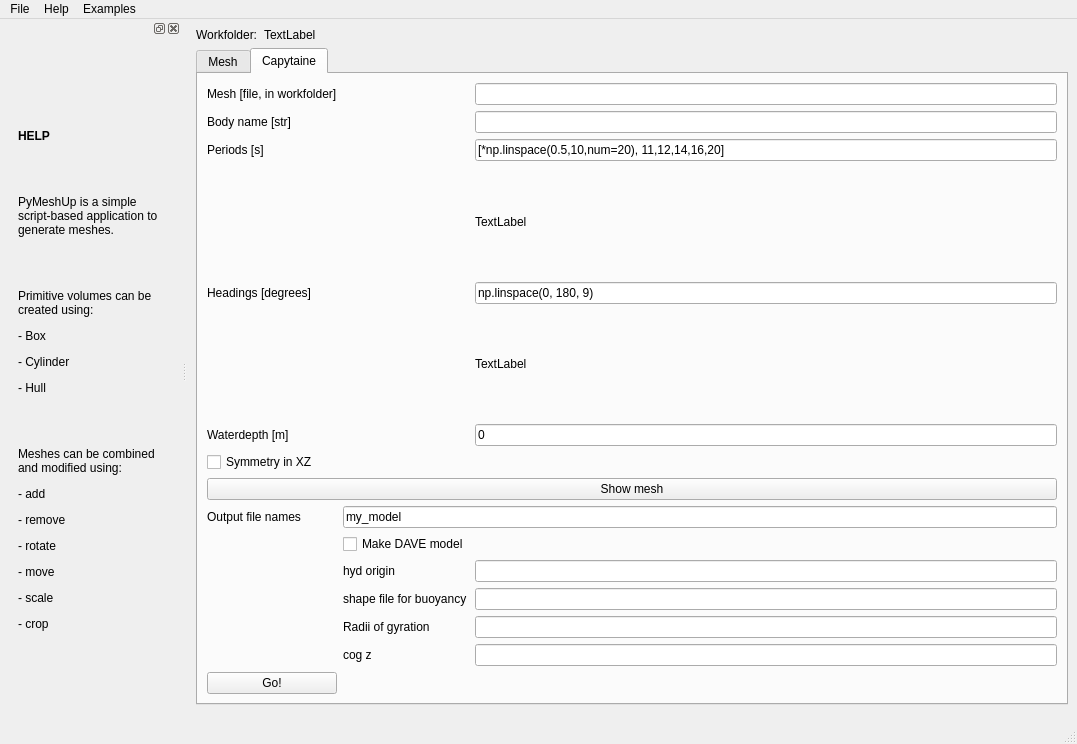
<?xml version="1.0" encoding="UTF-8"?>
<ui version="4.0">
 <class>MainWindow</class>
 <widget class="QMainWindow" name="MainWindow">
  <property name="enabled">
   <bool>true</bool>
  </property>
  <property name="geometry">
   <rect>
    <x>0</x>
    <y>0</y>
    <width>1077</width>
    <height>744</height>
   </rect>
  </property>
  <property name="windowTitle">
   <string>MainWindow</string>
  </property>
  <widget class="QWidget" name="centralwidget">
   <layout class="QGridLayout" name="gridLayout_3">
    <item row="0" column="0">
     <widget class="QLabel" name="label_10">
      <property name="sizePolicy">
       <sizepolicy hsizetype="Minimum" vsizetype="Preferred">
        <horstretch>0</horstretch>
        <verstretch>0</verstretch>
       </sizepolicy>
      </property>
      <property name="text">
       <string>Workfolder:</string>
      </property>
     </widget>
    </item>
    <item row="3" column="0">
     <widget class="QWidget" name="top_widget" native="true">
      <property name="maximumSize">
       <size>
        <width>16777215</width>
        <height>20</height>
       </size>
      </property>
      <layout class="QHBoxLayout" name="horizontalLayout">
       <property name="leftMargin">
        <number>9</number>
       </property>
       <property name="topMargin">
        <number>1</number>
       </property>
       <property name="bottomMargin">
        <number>1</number>
       </property>
      </layout>
     </widget>
    </item>
    <item row="0" column="1">
     <widget class="QLabel" name="label_3">
      <property name="sizePolicy">
       <sizepolicy hsizetype="MinimumExpanding" vsizetype="Minimum">
        <horstretch>0</horstretch>
        <verstretch>0</verstretch>
       </sizepolicy>
      </property>
      <property name="text">
       <string>TextLabel</string>
      </property>
     </widget>
    </item>
    <item row="2" column="0" colspan="2">
     <widget class="QTabWidget" name="tabWidget">
      <property name="currentIndex">
       <number>1</number>
      </property>
      <widget class="QWidget" name="Mesh">
       <attribute name="title">
        <string>Mesh</string>
       </attribute>
       <layout class="QVBoxLayout" name="verticalLayout_5">
        <item>
         <widget class="QSplitter" name="splitter">
          <property name="sizePolicy">
           <sizepolicy hsizetype="Expanding" vsizetype="MinimumExpanding">
            <horstretch>0</horstretch>
            <verstretch>0</verstretch>
           </sizepolicy>
          </property>
          <property name="orientation">
           <enum>Qt::Horizontal</enum>
          </property>
          <widget class="QWidget" name="widget" native="true">
           <property name="sizePolicy">
            <sizepolicy hsizetype="Minimum" vsizetype="Preferred">
             <horstretch>0</horstretch>
             <verstretch>0</verstretch>
            </sizepolicy>
           </property>
           <layout class="QHBoxLayout" name="horizontalLayout_2">
            <item>
             <widget class="QSplitter" name="splitter_3">
              <property name="sizePolicy">
               <sizepolicy hsizetype="Minimum" vsizetype="Preferred">
                <horstretch>0</horstretch>
                <verstretch>0</verstretch>
               </sizepolicy>
              </property>
              <property name="frameShape">
               <enum>QFrame::NoFrame</enum>
              </property>
              <property name="orientation">
               <enum>Qt::Vertical</enum>
              </property>
              <widget class="QWidget" name="widget_3" native="true">
               <property name="sizePolicy">
                <sizepolicy hsizetype="Minimum" vsizetype="Preferred">
                 <horstretch>0</horstretch>
                 <verstretch>0</verstretch>
                </sizepolicy>
               </property>
               <layout class="QVBoxLayout" name="verticalLayout">
                <property name="spacing">
                 <number>1</number>
                </property>
                <property name="leftMargin">
                 <number>1</number>
                </property>
                <property name="topMargin">
                 <number>1</number>
                </property>
                <property name="rightMargin">
                 <number>1</number>
                </property>
                <property name="bottomMargin">
                 <number>1</number>
                </property>
                <item>
                 <widget class="QLabel" name="label_2">
                  <property name="sizePolicy">
                   <sizepolicy hsizetype="Minimum" vsizetype="Preferred">
                    <horstretch>0</horstretch>
                    <verstretch>0</verstretch>
                   </sizepolicy>
                  </property>
                  <property name="styleSheet">
                   <string notr="true">background: rgb(255, 204, 0);</string>
                  </property>
                  <property name="text">
                   <string>SCRIPT</string>
                  </property>
                 </widget>
                </item>
                <item>
                 <widget class="QTextEdit" name="teCode">
                  <property name="sizePolicy">
                   <sizepolicy hsizetype="Minimum" vsizetype="Expanding">
                    <horstretch>0</horstretch>
                    <verstretch>0</verstretch>
                   </sizepolicy>
                  </property>
                 </widget>
                </item>
                <item>
                 <widget class="QPushButton" name="pushButton">
                  <property name="text">
                   <string>&gt;&gt; Run [F5]</string>
                  </property>
                  <property name="shortcut">
                   <string>F5</string>
                  </property>
                 </widget>
                </item>
                <item>
                 <widget class="QLabel" name="label_8">
                  <property name="text">
                   <string>Feedback:</string>
                  </property>
                 </widget>
                </item>
               </layout>
              </widget>
              <widget class="QTextEdit" name="teFeedback">
               <property name="sizePolicy">
                <sizepolicy hsizetype="Minimum" vsizetype="Expanding">
                 <horstretch>0</horstretch>
                 <verstretch>0</verstretch>
                </sizepolicy>
               </property>
              </widget>
             </widget>
            </item>
           </layout>
          </widget>
          <widget class="QWidget" name="widget_2" native="true">
           <layout class="QHBoxLayout" name="horizontalLayout_3">
            <property name="spacing">
             <number>2</number>
            </property>
            <property name="leftMargin">
             <number>2</number>
            </property>
            <property name="topMargin">
             <number>2</number>
            </property>
            <property name="rightMargin">
             <number>2</number>
            </property>
            <property name="bottomMargin">
             <number>2</number>
            </property>
            <item>
             <widget class="QSplitter" name="splitter_2">
              <property name="frameShape">
               <enum>QFrame::NoFrame</enum>
              </property>
              <property name="orientation">
               <enum>Qt::Vertical</enum>
              </property>
              <widget class="QWidget" name="widget_4" native="true">
               <layout class="QGridLayout" name="gridLayout_2">
                <item row="1" column="1">
                 <widget class="QWidget" name="widgetPlot" native="true"/>
                </item>
                <item row="1" column="0">
                 <widget class="QListWidget" name="listFrames">
                  <property name="sizePolicy">
                   <sizepolicy hsizetype="Minimum" vsizetype="Expanding">
                    <horstretch>0</horstretch>
                    <verstretch>0</verstretch>
                   </sizepolicy>
                  </property>
                  <property name="frameShape">
                   <enum>QFrame::Box</enum>
                  </property>
                 </widget>
                </item>
                <item row="0" column="0">
                 <widget class="QLabel" name="label_7">
                  <property name="text">
                   <string>Frames</string>
                  </property>
                 </widget>
                </item>
               </layout>
              </widget>
              <widget class="QWidget" name="wiget99" native="true">
               <layout class="QGridLayout" name="gridLayout">
                <item row="1" column="0">
                 <widget class="QWidget" name="widget_6" native="true">
                  <layout class="QVBoxLayout" name="verticalLayout_4">
                   <property name="spacing">
                    <number>1</number>
                   </property>
                   <property name="leftMargin">
                    <number>1</number>
                   </property>
                   <property name="topMargin">
                    <number>1</number>
                   </property>
                   <property name="rightMargin">
                    <number>1</number>
                   </property>
                   <property name="bottomMargin">
                    <number>1</number>
                   </property>
                   <item>
                    <widget class="QListWidget" name="listVolumes">
                     <property name="sizePolicy">
                      <sizepolicy hsizetype="Minimum" vsizetype="Expanding">
                       <horstretch>0</horstretch>
                       <verstretch>0</verstretch>
                      </sizepolicy>
                     </property>
                     <property name="frameShape">
                      <enum>QFrame::Box</enum>
                     </property>
                    </widget>
                   </item>
                   <item>
                    <widget class="QWidget" name="widget_7" native="true">
                     <layout class="QHBoxLayout" name="horizontalLayout_7">
                      <item>
                       <widget class="QPushButton" name="pushButton_3">
                        <property name="text">
                         <string>Save selected </string>
                        </property>
                       </widget>
                      </item>
                      <item>
                       <widget class="QLabel" name="label_4">
                        <property name="text">
                         <string>as</string>
                        </property>
                       </widget>
                      </item>
                      <item>
                       <widget class="QComboBox" name="comboBox">
                        <item>
                         <property name="text">
                          <string>.stl</string>
                         </property>
                        </item>
                        <item>
                         <property name="text">
                          <string>.obj</string>
                         </property>
                        </item>
                       </widget>
                      </item>
                     </layout>
                    </widget>
                   </item>
                  </layout>
                 </widget>
                </item>
                <item row="1" column="1">
                 <widget class="QWidget" name="widgetGraphics" native="true">
                  <property name="toolTip">
                   <string>On touchpath: use &quot;m&quot; or space to navigate instead of middle-mouse button

Hold middle mouse to rotate
Shift + middle to pan
Ctrl + middle to zoom
B for box
2/3 for 2d/3d</string>
                  </property>
                  <property name="toolTipDuration">
                   <number>-1</number>
                  </property>
                 </widget>
                </item>
                <item row="0" column="1">
                 <widget class="QLabel" name="label_5">
                  <property name="text">
                   <string>middle-mouse or space to navigate, w: wireframe, s for solid</string>
                  </property>
                 </widget>
                </item>
                <item row="0" column="0">
                 <widget class="QLabel" name="label_6">
                  <property name="text">
                   <string>Volumes:</string>
                  </property>
                 </widget>
                </item>
               </layout>
              </widget>
             </widget>
            </item>
           </layout>
          </widget>
         </widget>
        </item>
       </layout>
      </widget>
      <widget class="QWidget" name="Capytaine">
       <attribute name="title">
        <string>Capytaine</string>
       </attribute>
       <layout class="QGridLayout" name="gridLayout_4">
        <item row="4" column="2">
         <widget class="QLabel" name="lblPeriods">
          <property name="text">
           <string>TextLabel</string>
          </property>
          <property name="wordWrap">
           <bool>true</bool>
          </property>
         </widget>
        </item>
        <item row="11" column="0" colspan="3">
         <widget class="QPushButton" name="pbShowMesh">
          <property name="text">
           <string>Show mesh</string>
          </property>
         </widget>
        </item>
        <item row="8" column="2">
         <widget class="QLineEdit" name="teWaterdepth">
          <property name="text">
           <string>0</string>
          </property>
         </widget>
        </item>
        <item row="18" column="2">
         <widget class="QLineEdit" name="teShapeFile"/>
        </item>
        <item row="15" column="1">
         <widget class="QCheckBox" name="cbMakeDaveModel">
          <property name="text">
           <string>Make DAVE model</string>
          </property>
         </widget>
        </item>
        <item row="5" column="2">
         <widget class="QLineEdit" name="teHeading">
          <property name="text">
           <string>np.linspace(0, 180, 9)</string>
          </property>
         </widget>
        </item>
        <item row="5" column="0">
         <widget class="QLabel" name="label_13">
          <property name="text">
           <string>Headings [degrees]</string>
          </property>
         </widget>
        </item>
        <item row="23" column="0">
         <widget class="QPushButton" name="pbRunCapytaine">
          <property name="text">
           <string>Go!</string>
          </property>
         </widget>
        </item>
        <item row="2" column="0">
         <widget class="QLabel" name="label_11">
          <property name="text">
           <string>Periods [s]</string>
          </property>
         </widget>
        </item>
        <item row="16" column="2">
         <widget class="QLineEdit" name="teHydOrigin"/>
        </item>
        <item row="12" column="0">
         <widget class="QLabel" name="label_20">
          <property name="text">
           <string>Output file names</string>
          </property>
         </widget>
        </item>
        <item row="2" column="2">
         <widget class="QLineEdit" name="tePeriods">
          <property name="text">
           <string>[*np.linspace(0.5,10,num=20), 11,12,14,16,20]</string>
          </property>
         </widget>
        </item>
        <item row="0" column="0">
         <widget class="QLabel" name="label_9">
          <property name="text">
           <string>Mesh [file, in workfolder]</string>
          </property>
         </widget>
        </item>
        <item row="12" column="1" colspan="2">
         <widget class="QLineEdit" name="teOutputFile">
          <property name="text">
           <string>my_model</string>
          </property>
         </widget>
        </item>
        <item row="0" column="2">
         <widget class="QLineEdit" name="teMeshFile"/>
        </item>
        <item row="10" column="0" colspan="3">
         <widget class="QCheckBox" name="cbSymmetry">
          <property name="text">
           <string>Symmetry in XZ</string>
          </property>
         </widget>
        </item>
        <item row="8" column="0">
         <widget class="QLabel" name="label_15">
          <property name="text">
           <string>Waterdepth [m]</string>
          </property>
         </widget>
        </item>
        <item row="20" column="2">
         <widget class="QLineEdit" name="teRadii"/>
        </item>
        <item row="7" column="2">
         <widget class="QLabel" name="lblHeading">
          <property name="text">
           <string>TextLabel</string>
          </property>
          <property name="wordWrap">
           <bool>true</bool>
          </property>
         </widget>
        </item>
        <item row="22" column="2">
         <widget class="QLineEdit" name="teCogZ"/>
        </item>
        <item row="20" column="1">
         <widget class="QLabel" name="label_18">
          <property name="text">
           <string>Radii of gyration</string>
          </property>
         </widget>
        </item>
        <item row="18" column="1">
         <widget class="QLabel" name="label_17">
          <property name="text">
           <string>shape file for buoyancy</string>
          </property>
         </widget>
        </item>
        <item row="16" column="1">
         <widget class="QLabel" name="label_16">
          <property name="text">
           <string>hyd origin</string>
          </property>
         </widget>
        </item>
        <item row="22" column="1">
         <widget class="QLabel" name="label_19">
          <property name="text">
           <string>cog z</string>
          </property>
         </widget>
        </item>
        <item row="1" column="0">
         <widget class="QLabel" name="label_12">
          <property name="text">
           <string>Body name [str]</string>
          </property>
         </widget>
        </item>
        <item row="1" column="2">
         <widget class="QLineEdit" name="teName"/>
        </item>
       </layout>
      </widget>
     </widget>
    </item>
   </layout>
  </widget>
  <widget class="QMenuBar" name="menubar">
   <property name="geometry">
    <rect>
     <x>0</x>
     <y>0</y>
     <width>1077</width>
     <height>22</height>
    </rect>
   </property>
   <widget class="QMenu" name="menuHelp">
    <property name="title">
     <string>Help</string>
    </property>
    <addaction name="actionHelp_visible"/>
   </widget>
   <widget class="QMenu" name="menuFile">
    <property name="title">
     <string>File</string>
    </property>
    <addaction name="actionOpen"/>
    <addaction name="actionSave"/>
    <addaction name="actionSave_as"/>
    <addaction name="separator"/>
    <addaction name="actionSet_work_folder"/>
   </widget>
   <widget class="QMenu" name="menuExamples">
    <property name="title">
     <string>Examples</string>
    </property>
    <addaction name="actionOpen_2"/>
   </widget>
   <addaction name="menuFile"/>
   <addaction name="menuHelp"/>
   <addaction name="menuExamples"/>
  </widget>
  <widget class="QStatusBar" name="statusbar"/>
  <widget class="QDockWidget" name="dockWidget">
   <attribute name="dockWidgetArea">
    <number>1</number>
   </attribute>
   <widget class="QWidget" name="dockWidgetContents">
    <layout class="QVBoxLayout" name="verticalLayout_2">
     <item>
      <widget class="QScrollArea" name="scrollArea">
       <property name="enabled">
        <bool>true</bool>
       </property>
       <property name="frameShape">
        <enum>QFrame::NoFrame</enum>
       </property>
       <property name="widgetResizable">
        <bool>true</bool>
       </property>
       <widget class="QWidget" name="scrollAreaWidgetContents">
        <property name="geometry">
         <rect>
          <x>0</x>
          <y>0</y>
          <width>150</width>
          <height>661</height>
         </rect>
        </property>
        <layout class="QHBoxLayout" name="horizontalLayout_6">
         <item>
          <widget class="QLabel" name="label">
           <property name="text">
            <string>&lt;html&gt;&lt;head/&gt;&lt;body&gt;&lt;p&gt;&lt;span style=&quot; font-weight:600;&quot;&gt;HELP&lt;/span&gt;&lt;/p&gt;&lt;p&gt;&lt;br/&gt;&lt;/p&gt;&lt;p&gt;PyMeshUp is a simple script-based application to generate meshes.&lt;/p&gt;&lt;p&gt;&lt;br/&gt;&lt;/p&gt;&lt;p&gt;Primitive volumes can be created using:&lt;/p&gt;&lt;p&gt;- Box&lt;/p&gt;&lt;p&gt;- Cylinder&lt;/p&gt;&lt;p&gt;- Hull&lt;/p&gt;&lt;p&gt;&lt;br/&gt;&lt;/p&gt;&lt;p&gt;Meshes can be combined and modified using:&lt;/p&gt;&lt;p&gt;- add&lt;/p&gt;&lt;p&gt;- remove&lt;/p&gt;&lt;p&gt;- rotate&lt;/p&gt;&lt;p&gt;- move&lt;/p&gt;&lt;p&gt;- scale&lt;/p&gt;&lt;p&gt;- crop&lt;/p&gt;&lt;/body&gt;&lt;/html&gt;</string>
           </property>
           <property name="wordWrap">
            <bool>true</bool>
           </property>
          </widget>
         </item>
        </layout>
       </widget>
      </widget>
     </item>
    </layout>
   </widget>
  </widget>
  <action name="actionHelp_visible">
   <property name="text">
    <string>Help visible</string>
   </property>
  </action>
  <action name="actionOpen">
   <property name="text">
    <string>Open</string>
   </property>
  </action>
  <action name="actionSave">
   <property name="text">
    <string>Save</string>
   </property>
  </action>
  <action name="actionSave_as">
   <property name="text">
    <string>Save as</string>
   </property>
  </action>
  <action name="actionOpen_2">
   <property name="text">
    <string>Open</string>
   </property>
  </action>
  <action name="actionSet_work_folder">
   <property name="text">
    <string>Set work folder</string>
   </property>
  </action>
 </widget>
 <resources/>
 <connections/>
</ui>
